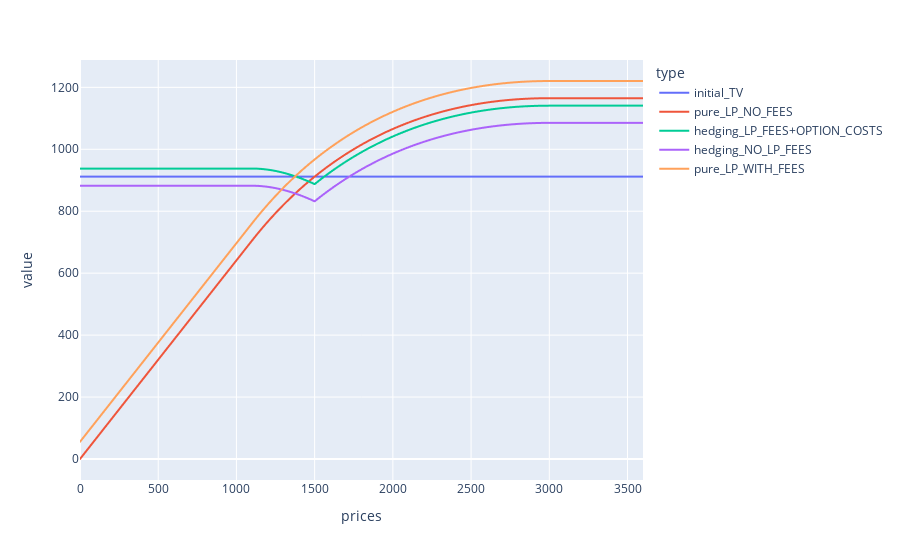

Notebook code cell kept with this figure:
### Code cell
# Example figures
import plotly.express as px

gapminder = px.data.gapminder().query("continent=='Oceania'")
fig2 = px.line(df, x="prices", y="value", color='type')



fig2.show()

### Figure 1 — Plotly figure (JSON) as saved in the notebook; plotly's stock layout.template omitted (floating-point values rounded to 4 significant figures; data arrays with more than 128 entries replaced by an {"elided": "..."} marker saying what was removed)
{"data": [{"hovertemplate": "type=initial_TV<br>prices=%{x}<br>value=%{y}<extra></extra>", "legendgroup": "initial_TV", "line": {"color": "#636efa", "dash": "solid"}, "mode": "lines", "name": "initial_TV", "showlegend": true, "type": "scattergl", "x": {"elided": "3600 int values"}, "xaxis": "x", "y": {"elided": "3600 float values"}, "yaxis": "y"}, {"hovertemplate": "type=pure_LP_NO_FEES<br>prices=%{x}<br>value=%{y}<extra></extra>", "legendgroup": "pure_LP_NO_FEES", "line": {"color": "#EF553B", "dash": "solid"}, "mode": "lines", "name": "pure_LP_NO_FEES", "showlegend": true, "type": "scattergl", "x": {"elided": "3600 int values"}, "xaxis": "x", "y": {"elided": "3600 float values"}, "yaxis": "y"}, {"hovertemplate": "type=hedging_LP_FEES+OPTION_COSTS<br>prices=%{x}<br>value=%{y}<extra></extra>", "legendgroup": "hedging_LP_FEES+OPTION_COSTS", "line": {"color": "#00cc96", "dash": "solid"}, "mode": "lines", "name": "hedging_LP_FEES+OPTION_COSTS", "showlegend": true, "type": "scattergl", "x": {"elided": "3600 int values"}, "xaxis": "x", "y": {"elided": "3600 float values"}, "yaxis": "y"}, {"hovertemplate": "type=hedging_NO_LP_FEES<br>prices=%{x}<br>value=%{y}<extra></extra>", "legendgroup": "hedging_NO_LP_FEES", "line": {"color": "#ab63fa", "dash": "solid"}, "mode": "lines", "name": "hedging_NO_LP_FEES", "showlegend": true, "type": "scattergl", "x": {"elided": "3600 int values"}, "xaxis": "x", "y": {"elided": "3600 float values"}, "yaxis": "y"}, {"hovertemplate": "type=pure_LP_WITH_FEES<br>prices=%{x}<br>value=%{y}<extra></extra>", "legendgroup": "pure_LP_WITH_FEES", "line": {"color": "#FFA15A", "dash": "solid"}, "mode": "lines", "name": "pure_LP_WITH_FEES", "showlegend": true, "type": "scattergl", "x": {"elided": "3600 int values"}, "xaxis": "x", "y": {"elided": "3600 float values"}, "yaxis": "y"}], "layout": {"legend": {"title": {"text": "type"}, "tracegroupgap": 0}, "margin": {"t": 60}, "xaxis": {"anchor": "y", "domain": [0, 1], "title": {"text": "prices"}}, "yaxis": {"anchor": "x", "domain": [0, 1], "title": {"text": "value"}}}}
